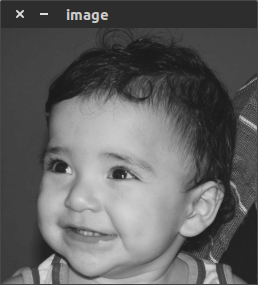
//> input picture Unidade 1 - PDI/Trocar-regioes/biel.png, 258 x 285 px
$ ./trocar-regioes   (built with g++ and OpenCV 4)
//> lines starting //> are read from the running program, lines starting //| are printed output that depends on the picture
#include <iostream>
#include <opencv2/opencv.hpp>

int main(int, char**){
  cv::Mat image, image1, image2;
  cv::Vec3b val;

  image= cv::imread("biel.png",cv::IMREAD_GRAYSCALE);
//> image: 285 rows x 258 cols, CV_8UC1; min 26, max 220, mean 95.8
  if(!image.data)
    std::cout << "nao abriu biel.png" << std::endl;

  cv::imshow("Original", image);

// -----------PRIMEIRA CÓPIA---------
  cv::Rect regiao1 = cv::Rect(0, 0,
  image.cols/2, image.rows/2);
//> regiao1 = Rect(0, 0, 129, 142)

  image(regiao1).copyTo(image1);
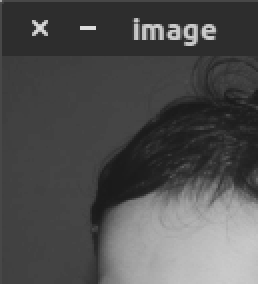
//> image1: 142 rows x 129 cols, CV_8UC1 (shown 2 times larger); min 26, max 220, mean 78.4

// --Movendo uma cópia do quarto quadrante para o primeiro
  image(cv::Rect(image.cols/2, image.rows/2,
  image.cols/2, image.rows/2)).copyTo(image(regiao1));
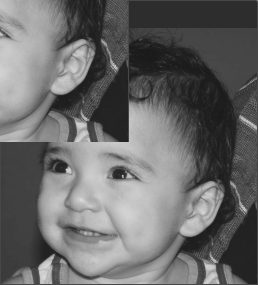
//> image: 285 rows x 258 cols, CV_8UC1; min 26, max 219, mean 104.9

// ----------SEGUNDA CÓPIA--------
  cv::Rect regiao2 = cv::Rect(image.cols/2, 0,
   image.cols/2, image.rows/2);
//> regiao2 = Rect(129, 0, 129, 142)

  image(regiao2).copyTo(image2);
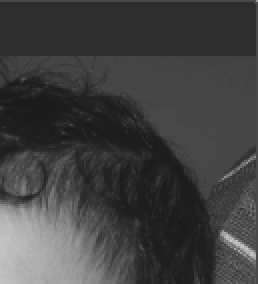
//> image2: 142 rows x 129 cols, CV_8UC1 (shown 2 times larger); min 26, max 201, mean 64.1

// --Movendo uma cópia do terceiro quadrante para o segundo
  image(cv::Rect(0, image.rows/2,
   image.cols/2, image.rows/2)).copyTo(image(regiao2));
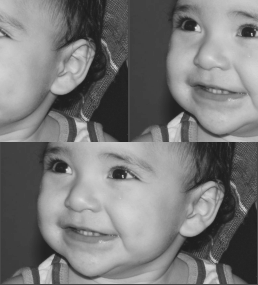
//> image: 285 rows x 258 cols, CV_8UC1; min 29, max 219, mean 120.4

// --Movendo a cópia do primeiro quadrante para o quarto
  image1.copyTo(image(cv::Rect(image.cols/2, image.rows/2,
  image.cols/2, image.rows/2)));
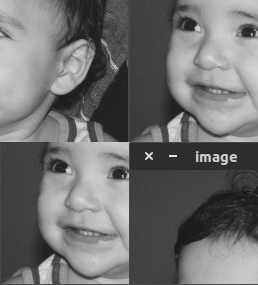
//> image: 285 rows x 258 cols, CV_8UC1; min 26, max 220, mean 111.3

// --Movendo a cópia do segundo quadrante para o terceiro
  image2.copyTo(image(cv::Rect(0, image.rows/2,
   image.cols/2, image.rows/2)));
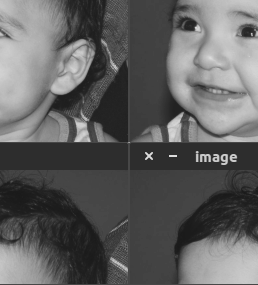
//> image: 285 rows x 258 cols, CV_8UC1; min 26, max 220, mean 95.8

  cv::imshow("Troca regioes", image);
  cv::waitKey();
}
